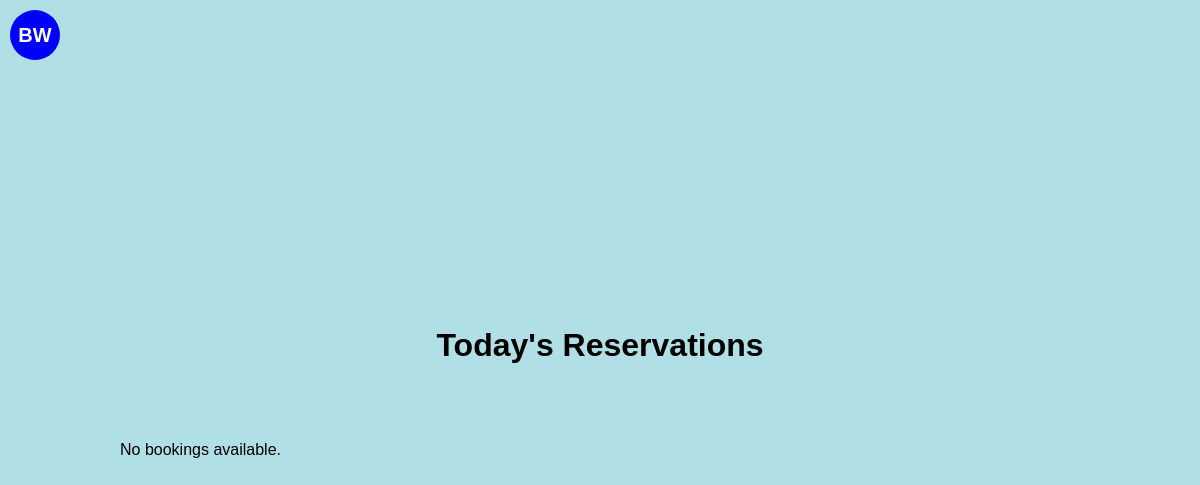
Before: / with the older database file.
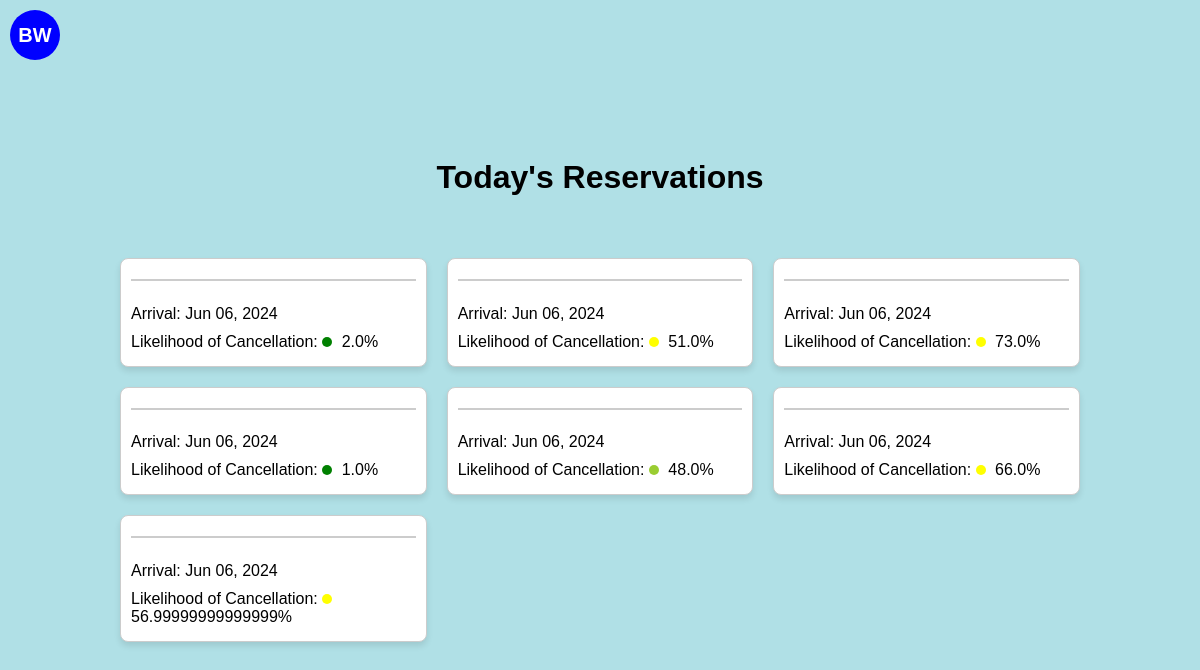
After: the same page with the newer database file.
### cancellationPredictor/models.py (models this page shows, shortened)
class Booking(models.Model):
    month_of_booking = models.IntegerField()
    day_of_booking = models.IntegerField()
    weekday_of_booking = models.IntegerField()
    month_of_arrival = models.IntegerField()
    day_of_arrival = models.IntegerField()
    weekday_of_arrival = models.IntegerField()
    num_of_nights = models.IntegerField()
    is_repeated_guest = models.BooleanField()
    previous_stays = models.IntegerField()
    previous_cancellations = models.IntegerField()
    booking_to_arrival_duration = models.IntegerField()
    rate = models.DecimalField(max_digits=10, decimal_places=2)  # Assuming 'Rate' needs to handle decimals
    override = models.DecimalField(max_digits=10, decimal_places=2)  # Assuming 'Override' is a monetary value
    probability = models.DecimalField(max_digits=10, decimal_places=6)  # Storing probabilities with precision
    prediction = models.BooleanField()  # Assuming prediction is a binary outcome (True/False)
    guest_name = models.TextField()  # Adjust max_length as needed
    date_booking_made = models.DateField()
    scheduled_arrival = models.DateField()

### cancellationPredictor/views.py (the view)
# urls.py: path('', BookingListView.as_view(), name='booking-list'),
class BookingListView(ListView):
    model = Booking
    template_name = 'cancellationPredictor/booking_list.html'
    context_object_name = 'bookings'
    def get_queryset(self):
        today = timezone.localdate()
        today_arrivals = Booking.objects.filter(scheduled_arrival=today)
        fake = Faker()  # Create a Faker generator instance
        for booking in today_arrivals:
            booking.guest_name = fake.name()
        return today_arrivals

### cancellationPredictor/templatetags/custom_filters.py (called while the page is built)
@register.filter(name='multiply')
def multiply(value, arg):
    try:
        return float(value) * float(arg)
    except (ValueError, TypeError):
        return ''  # You might choose to handle the error differently.

### templates/cancellationPredictor/booking_list.html (shortened to what this page needs)
{% load custom_filters %}
<!DOCTYPE html>
<html>
<head>
</head>
<body>
    <div id="logo">BW</div>
    <h1>Today's Reservations</h1>
    <div class="grid-container">
        {% for booking in bookings %}
        <div class="card">
            <h3>{{ booking.guest_name }}</h3>
            <p>Arrival: {{ booking.scheduled_arrival|date:"M d, Y" }}</p>
            <p>Likelihood of Cancellation:
                <span class="probability-circle" style="background-color:
                    {% if booking.probability|multiply:100 < 25 %}
                        green
                    {% elif booking.probability|multiply:100 < 50 %}
                        yellowgreen
                    {% elif booking.probability|multiply:100 < 75 %}
                        yellow
                    {% else %}
                        red
                    {% endif %};
                "></span>
                {{ booking.probability|floatformat:2|multiply:100 }}%
            </p>
        </div>
        {% empty %}
        <p>No bookings available.</p>
        {% endfor %}
    </div>
</body>
</html>

### templates/cancellationPredictor/booking_list.html (style rules this page uses)
body { display: flex; flex-direction: column; align-items: center; justify-content: center; min-height: 100vh; margin: 0; font-family: Arial, sans-serif; background-color: #B0E0E6; }
#logo { position: absolute; top: 10px; left: 10px; width: 50px; height: 50px; background-color: #0000FF; border-radius: 50%; display: flex; justify-content: center; align-items: center; color: white; font-weight: bold; font-size: 20px; }
.grid-container { display: grid; grid-template-columns: repeat(auto-fill, minmax(250px, 1fr)); grid-gap: 20px; padding: 20px; width: 80%; max-width: 1000px; margin-top: 20px; }
.card { background-color: #FFFFFF; border: 1px solid #ccc; border-radius: 8px; box-shadow: 0 4px 6px rgba(0,0,0,0.1); padding: 10px; display: flex; flex-direction: column; justify-content: space-between; }
.card h3 { margin-top: 0; color: #333; border-bottom: 2px solid #ccc; padding-bottom: 10px; }
.card p { margin: 5px 0; }
.probability-circle { height: 10px; width: 10px; border-radius: 50%; display: inline-block; margin-right: 5px; }

Changed rows visible on the page:
added Booking: scheduled_arrival "Jun 06, 2024", probability|multiply "2.0"
added Booking: scheduled_arrival "Jun 06, 2024", probability|multiply "51.0"
added Booking: scheduled_arrival "Jun 06, 2024", probability|multiply "73.0"
added Booking: scheduled_arrival "Jun 06, 2024", probability|multiply "1.0"
added Booking: scheduled_arrival "Jun 06, 2024", probability|multiply "48.0"
added Booking: scheduled_arrival "Jun 06, 2024", probability|multiply "66.0"
added Booking: scheduled_arrival "Jun 06, 2024", probability|multiply "56.99999999999999"
Other visible differences:
text no longer shown: "No bookings available."
